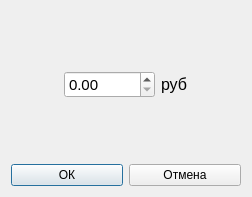
<?xml version="1.0" encoding="UTF-8"?>
<ui version="4.0">
 <class>Price_dialog</class>
 <widget class="QDialog" name="Price_dialog">
  <property name="geometry">
   <rect>
    <x>0</x>
    <y>0</y>
    <width>252</width>
    <height>197</height>
   </rect>
  </property>
  <property name="windowTitle">
   <string>Изменить цену</string>
  </property>
  <layout class="QVBoxLayout" name="verticalLayout">
   <item>
    <layout class="QHBoxLayout" name="horizontalLayout_2">
     <item>
      <spacer name="horizontalSpacer">
       <property name="orientation">
        <enum>Qt::Horizontal</enum>
       </property>
       <property name="sizeHint" stdset="0">
        <size>
         <width>40</width>
         <height>20</height>
        </size>
       </property>
      </spacer>
     </item>
     <item>
      <widget class="QDoubleSpinBox" name="doubleSpinBox">
       <property name="font">
        <font>
         <pointsize>11</pointsize>
        </font>
       </property>
       <property name="alignment">
        <set>Qt::AlignLeading|Qt::AlignLeft|Qt::AlignVCenter</set>
       </property>
       <property name="maximum">
        <double>10000.989999999999782</double>
       </property>
       <property name="singleStep">
        <double>1.000000000000000</double>
       </property>
      </widget>
     </item>
     <item>
      <widget class="QLabel" name="label">
       <property name="font">
        <font>
         <pointsize>12</pointsize>
        </font>
       </property>
       <property name="text">
        <string>руб</string>
       </property>
      </widget>
     </item>
     <item>
      <spacer name="horizontalSpacer_2">
       <property name="orientation">
        <enum>Qt::Horizontal</enum>
       </property>
       <property name="sizeHint" stdset="0">
        <size>
         <width>40</width>
         <height>20</height>
        </size>
       </property>
      </spacer>
     </item>
    </layout>
   </item>
   <item>
    <layout class="QHBoxLayout" name="horizontalLayout">
     <item>
      <widget class="QPushButton" name="ok_but">
       <property name="text">
        <string>ОК</string>
       </property>
      </widget>
     </item>
     <item>
      <widget class="QPushButton" name="cancel_but">
       <property name="text">
        <string>Отмена</string>
       </property>
      </widget>
     </item>
    </layout>
   </item>
  </layout>
 </widget>
 <resources/>
 <connections/>
</ui>
